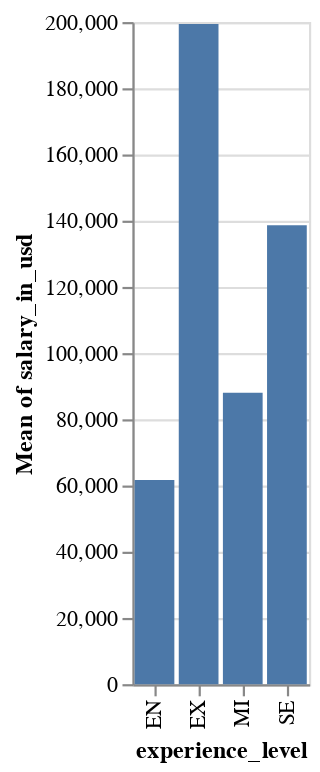

Source (notebook cell):
### Code cell
alt.Chart(df).mark_bar().encode(
    x='experience_level',
    y='mean(salary_in_usd)'
)

### Figure 1 — Vega-Lite specification as saved in the notebook (floating-point values rounded to 4 significant figures; data arrays with more than 128 entries replaced by an {"elided": "..."} marker saying what was removed)
{"config": {"view": {"continuousWidth": 300, "continuousHeight": 300}}, "data": {"name": "data-51008c497280a61ba73cd14f2ec2b97d"}, "mark": {"type": "bar"}, "encoding": {"x": {"field": "experience_level", "type": "nominal"}, "y": {"aggregate": "mean", "field": "salary_in_usd", "type": "quantitative"}}, "$schema": "https://vega.github.io/schema/vega-lite/v5.16.3.json", "datasets": {"data-51008c497280a61ba73cd14f2ec2b97d": {"elided": "607 records"}}}
